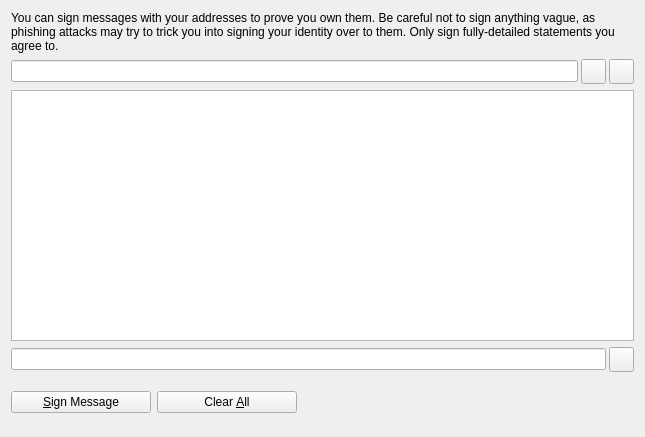
<?xml version="1.0" encoding="UTF-8"?>
<ui version="4.0">
 <class>SignMessagePage</class>
 <widget class="QWidget" name="SignMessagePage">
  <property name="geometry">
   <rect>
    <x>0</x>
    <y>0</y>
    <width>645</width>
    <height>437</height>
   </rect>
  </property>
  <property name="windowTitle">
   <string>Signatures - Sign / Verify a Message</string>
  </property>
  <layout class="QGridLayout" name="gridLayout">
   <item row="0" column="0">
    <widget class="QLabel" name="infoLabel_SM">
     <property name="text">
      <string>You can sign messages with your addresses to prove you own them. Be careful not to sign anything vague, as phishing attacks may try to trick you into signing your identity over to them. Only sign fully-detailed statements you agree to.</string>
     </property>
     <property name="textFormat">
      <enum>Qt::PlainText</enum>
     </property>
     <property name="wordWrap">
      <bool>true</bool>
     </property>
    </widget>
   </item>
   <item row="1" column="0">
    <layout class="QHBoxLayout" name="horizontalLayout_1_SM">
     <property name="spacing">
      <number>3</number>
     </property>
     <item>
      <widget class="QValidatedLineEdit" name="addressIn_SM">
       <property name="toolTip">
        <string>The address to sign the message with:</string>
       </property>
       <property name="maxLength">
        <number>34</number>
       </property>
      </widget>
     </item>
     <item>
      <widget class="QToolButton" name="addressBookButton_SM">
       <property name="minimumSize">
        <size>
         <width>25</width>
         <height>25</height>
        </size>
       </property>
       <property name="toolTip">
        <string>Choose an address from the address book</string>
       </property>
       <property name="text">
        <string/>
       </property>
       <property name="icon">
        <iconset resource="../bitbay.qrc">
         <normaloff>:/icons/address-book</normaloff>:/icons/address-book</iconset>
       </property>
       <property name="shortcut">
        <string>Alt+A</string>
       </property>
      </widget>
     </item>
     <item>
      <widget class="QToolButton" name="pasteButton_SM">
       <property name="minimumSize">
        <size>
         <width>25</width>
         <height>25</height>
        </size>
       </property>
       <property name="toolTip">
        <string>Paste address from clipboard</string>
       </property>
       <property name="text">
        <string/>
       </property>
       <property name="icon">
        <iconset resource="../bitbay.qrc">
         <normaloff>:/icons/editpaste</normaloff>:/icons/editpaste</iconset>
       </property>
       <property name="shortcut">
        <string>Alt+P</string>
       </property>
      </widget>
     </item>
    </layout>
   </item>
   <item row="2" column="0">
    <widget class="QPlainTextEdit" name="messageIn_SM">
     <property name="toolTip">
      <string>Enter the message you want to sign here</string>
     </property>
    </widget>
   </item>
   <item row="3" column="0">
    <layout class="QHBoxLayout" name="horizontalLayout_2_SM">
     <property name="spacing">
      <number>3</number>
     </property>
     <item>
      <widget class="QLineEdit" name="signatureOut_SM">
       <property name="font">
        <font>
         <italic>true</italic>
        </font>
       </property>
       <property name="readOnly">
        <bool>true</bool>
       </property>
      </widget>
     </item>
     <item>
      <widget class="QToolButton" name="copySignatureButton_SM">
       <property name="minimumSize">
        <size>
         <width>25</width>
         <height>25</height>
        </size>
       </property>
       <property name="toolTip">
        <string>Copy the current signature to the system clipboard</string>
       </property>
       <property name="text">
        <string/>
       </property>
       <property name="icon">
        <iconset resource="../bitbay.qrc">
         <normaloff>:/icons/editcopy</normaloff>:/icons/editcopy</iconset>
       </property>
      </widget>
     </item>
    </layout>
   </item>
   <item row="4" column="0">
    <layout class="QHBoxLayout" name="horizontalLayout_3_SM">
     <item>
      <widget class="QPushButton" name="signMessageButton_SM">
       <property name="minimumSize">
        <size>
         <width>140</width>
         <height>0</height>
        </size>
       </property>
       <property name="toolTip">
        <string>Sign the message to prove you own this BitBay address</string>
       </property>
       <property name="text">
        <string>&amp;Sign Message</string>
       </property>
       <property name="icon">
        <iconset resource="../bitbay.qrc">
         <normaloff>:/icons/sign</normaloff>:/icons/sign</iconset>
       </property>
       <property name="autoDefault">
        <bool>false</bool>
       </property>
      </widget>
     </item>
     <item>
      <widget class="QPushButton" name="clearButton_SM">
       <property name="minimumSize">
        <size>
         <width>140</width>
         <height>0</height>
        </size>
       </property>
       <property name="toolTip">
        <string>Reset all sign message fields</string>
       </property>
       <property name="text">
        <string>Clear &amp;All</string>
       </property>
       <property name="icon">
        <iconset resource="../bitbay.qrc">
         <normaloff>:/icons/remove</normaloff>:/icons/remove</iconset>
       </property>
       <property name="autoDefault">
        <bool>false</bool>
       </property>
      </widget>
     </item>
     <item>
      <spacer name="horizontalSpacer_1_SM">
       <property name="orientation">
        <enum>Qt::Horizontal</enum>
       </property>
       <property name="sizeHint" stdset="0">
        <size>
         <width>40</width>
         <height>48</height>
        </size>
       </property>
      </spacer>
     </item>
     <item>
      <widget class="QLabel" name="statusLabel_SM">
       <property name="font">
        <font>
         <weight>75</weight>
         <bold>true</bold>
        </font>
       </property>
       <property name="text">
        <string/>
       </property>
       <property name="wordWrap">
        <bool>true</bool>
       </property>
      </widget>
     </item>
     <item>
      <spacer name="horizontalSpacer_2_SM">
       <property name="orientation">
        <enum>Qt::Horizontal</enum>
       </property>
       <property name="sizeHint" stdset="0">
        <size>
         <width>40</width>
         <height>48</height>
        </size>
       </property>
      </spacer>
     </item>
    </layout>
   </item>
  </layout>
 </widget>
 <customwidgets>
  <customwidget>
   <class>QValidatedLineEdit</class>
   <extends>QLineEdit</extends>
   <header>qvalidatedlineedit.h</header>
  </customwidget>
 </customwidgets>
 <resources>
  <include location="../bitbay.qrc"/>
 </resources>
 <connections/>
</ui>
